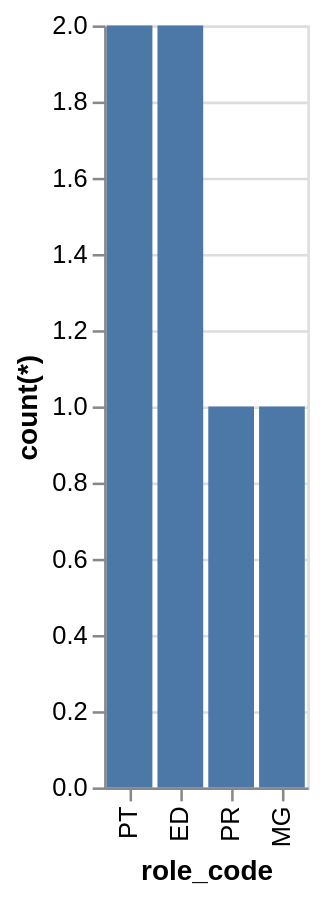

Here is the Vega-Lite specification saved for this chart:
### Vega-Lite specification from a JSON file in a GitHub repository (floating-point values rounded to 4 significant figures)
{"data": {"values": [{"x_data": "PT", "y_data": 2}, {"x_data": "ED", "y_data": 2}, {"x_data": "PR", "y_data": 1}, {"x_data": "MG", "y_data": 1}]}, "mark": "bar", "encoding": {"x": {"field": "x_data", "type": "nominal", "title": "role_code", "sort": {"op": "sum", "field": "y_data", "order": "descending"}}, "y": {"field": "y_data", "type": "quantitative", "title": "count(*)"}}}
